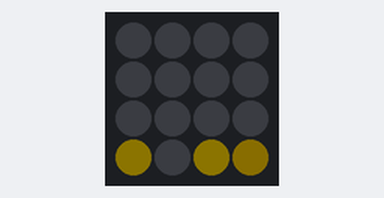
This program was run on a simulated Raspberry Pi Pico running MicroPython. On the bench: 4×4 RGB LED matrix (first LED top left, wired row by row). Dim RGB values are drawn brighter than linear; random numbers come from a fixed seed.

Above: at 0.01 s.
At 4.4 s:
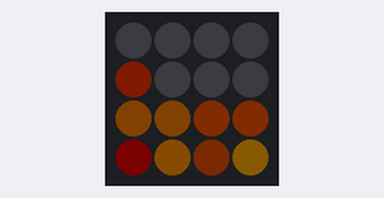
At 8.8 s:
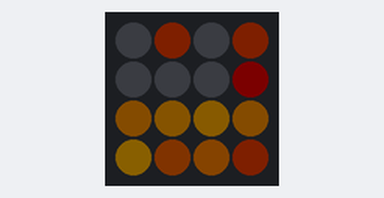
At 17.58 s:
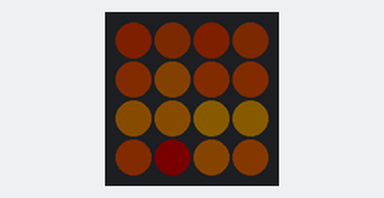
At 28.7 s:
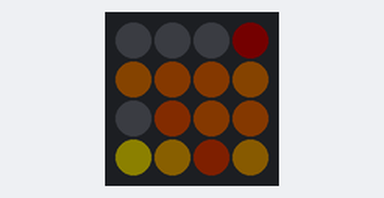
At 39.84 s:
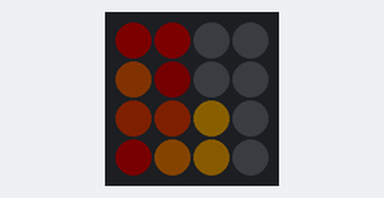

The program:

LEDFireSimDemo_02.py
```python
"""
================================================================================
DEMO #2: PROCEDURAL THERMODYNAMIC FIRE (Version 2.1)
================================================================================
THE DEMOSCENE ALGORITHM:
This code utilizes a legendary computer graphics technique pioneered by
demoscene hackers in the early 1990s (and famously utilized for the fire
effects in games like DOOM).

Instead of trying to animate colors directly, this algorithm simulates real-world
thermodynamics using a cellular automaton. It operates on a virtual "Heat Map"
rather than a screen of pixels.

The physics work in three distinct steps every single frame:
1. IGNITION: The very bottom row of the matrix acts as the "fuel source," randomly
   spiking with maximum heat values (simulating sparking embers).
2. CONVECTION: That heat travels upwards to the next row, but slightly drifts
   left or right to simulate wind and natural flame flicker.
3. COOLING: As the heat rises away from the fuel source, it rapidly decays.

Finally, the raw "temperature" data (0 to 255) is passed through a color palette
function that maps cold values to Black, warm values to Red, hot to Orange, and
intense heat to Yellow. By simulating the physics of heat rather than the look of
fire, the resulting animation is organically chaotic and highly realistic.
================================================================================
"""

import machine
import neopixel
import time
import random

# --- Hardware Configuration ---
PIN = 25
WIDTH = 4
HEIGHT = 4
PIXELS = WIDTH * HEIGHT
LED_ORDER = 3
GLOBAL_BRIGHTNESS = 0.05  # Essential safeguard for the Pico's regulator

# Initialize the NeoPixel matrix
np = neopixel.NeoPixel(machine.Pin(PIN), PIXELS, bpp=LED_ORDER)

# --- The Thermodynamics Engine State ---
# 0 is cold (black), 255 is intensely hot (yellow).
heat = [[0 for _ in range(WIDTH)] for _ in range(HEIGHT)]

def hsv_to_rgb(h, s, v):
    """Converts a Hue (0.0 to 1.0) into standard RGB."""
    if s == 0.0: return (int(v * 255), int(v * 255), int(v * 255))
    i = int(h * 6.0)
    f = (h * 6.0) - i
    p = v * (1.0 - s)
    q = v * (1.0 - s * f)
    t = v * (1.0 - s * (1.0 - f))
    i %= 6
    if i == 0: r, g, b = v, t, p
    elif i == 1: r, g, b = q, v, p
    elif i == 2: r, g, b = p, v, t
    elif i == 3: r, g, b = p, q, v
    elif i == 4: r, g, b = t, p, v
    else: r, g, b = v, p, q
    return (int(r * 255), int(g * 255), int(b * 255))

def heat_to_color(temperature):
    """Translates a raw temperature (0-255) into a realistic fire color."""
    temperature = max(0, min(255, temperature))

    # If it drops below 30, the ember has died and emits no light
    if temperature < 30:
        return (0, 0, 0)

    # Calculate Hue: 0.0 is Red, 0.15 is Yellow.
    hue = (temperature / 255.0) * 0.15

    # Calculate Brightness scaled by our hardware safeguard
    val = (temperature / 255.0) * GLOBAL_BRIGHTNESS

    return hsv_to_rgb(hue, 1.0, val)

def update_fire():
    """The Core Thermodynamics Step."""

    # 1. AGGRESSIVE ALTITUDE COOLING
    for y in range(HEIGHT):
        for x in range(WIDTH):
            # To see the tips of the fire, it must cool faster as it gets higher.
            # y=0 is the top row, so (HEIGHT - y) is higher at the top.
            base_cooling = random.randint(15, 35)
            altitude_penalty = (HEIGHT - y) * 12
            cooling_amount = base_cooling + altitude_penalty

            heat[y][x] = max(0, heat[y][x] - cooling_amount)

    # 2. CONVECTION (Move the heat UPWARDS)
    # Iterate from the top row (0) down to the second-to-last row (2).
    for y in range(HEIGHT - 1):
        for x in range(WIDTH):
            # Random drift left or right
            drift = random.randint(-1, 1)
            source_x = x + drift

            # Keep the drift within the physical matrix bounds
            if source_x < 0: source_x = 0
            if source_x >= WIDTH: source_x = WIDTH - 1

            # Pull the heat from the cell below it
            heat[y][x] = heat[y+1][source_x]

    # 3. IGNITION (Fuel the bottom row)
    for x in range(WIDTH):
        # 55% chance to spark. We lowered the minimum spark heat to 160
        # so some flames naturally start smaller than others.
        if random.randint(0, 100) < 55:
            heat[HEIGHT-1][x] = random.randint(160, 255)
        else:
            # If it doesn't spark, rapidly cool the bottom row gap
            heat[HEIGHT-1][x] = max(0, heat[HEIGHT-1][x] - random.randint(30, 60))

def run_fire_demo():
    """The main simulation loop."""
    try:
        while True:
            update_fire()

            # Render the heat map to the physical LEDs
            for y in range(HEIGHT):
                for x in range(WIDTH):
                    idx = y * WIDTH + x
                    np[idx] = heat_to_color(heat[y][x])

            np.write()
            time.sleep(0.06)

    except KeyboardInterrupt:
        # Clean shutdown via Thonny
        for i in range(PIXELS):
            np[i] = (0, 0, 0)
        np.write()

# Ignite the simulation
run_fire_demo()
```
